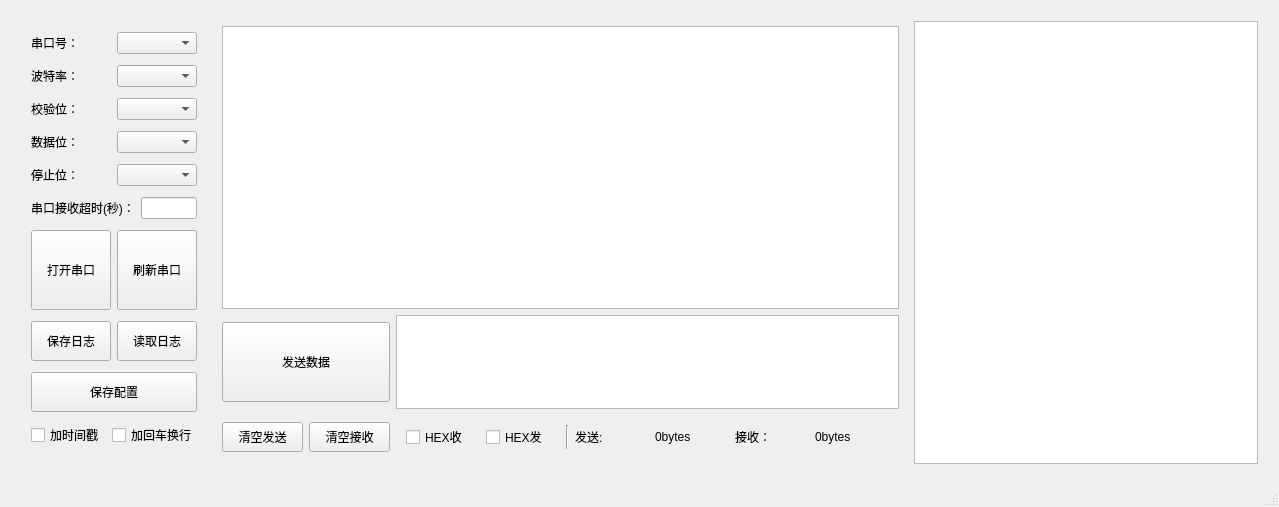
<?xml version="1.0" encoding="UTF-8"?>
<ui version="4.0">
 <class>MainWindow</class>
 <widget class="QMainWindow" name="MainWindow">
  <property name="geometry">
   <rect>
    <x>0</x>
    <y>0</y>
    <width>1279</width>
    <height>507</height>
   </rect>
  </property>
  <property name="windowTitle">
   <string>串口调试助手</string>
  </property>
  <widget class="QWidget" name="centralWidget">
   <layout class="QGridLayout" name="gridLayout">
    <item row="0" column="0">
     <layout class="QHBoxLayout" name="horizontalLayout_12" stretch="1,6,3">
      <property name="spacing">
       <number>10</number>
      </property>
      <property name="leftMargin">
       <number>10</number>
      </property>
      <property name="topMargin">
       <number>10</number>
      </property>
      <property name="rightMargin">
       <number>10</number>
      </property>
      <property name="bottomMargin">
       <number>10</number>
      </property>
      <item>
       <layout class="QVBoxLayout" name="verticalLayout" stretch="1,1,1,1,1,1,3,2,2,1">
        <property name="spacing">
         <number>10</number>
        </property>
        <property name="sizeConstraint">
         <enum>QLayout::SetDefaultConstraint</enum>
        </property>
        <property name="leftMargin">
         <number>10</number>
        </property>
        <property name="topMargin">
         <number>10</number>
        </property>
        <property name="rightMargin">
         <number>10</number>
        </property>
        <property name="bottomMargin">
         <number>10</number>
        </property>
        <item>
         <layout class="QHBoxLayout" name="horizontalLayout">
          <item>
           <widget class="QLabel" name="label">
            <property name="text">
             <string>串口号：</string>
            </property>
           </widget>
          </item>
          <item>
           <widget class="QComboBox" name="portBox"/>
          </item>
         </layout>
        </item>
        <item>
         <layout class="QHBoxLayout" name="horizontalLayout_2">
          <item>
           <widget class="QLabel" name="label_2">
            <property name="text">
             <string>波特率：</string>
            </property>
           </widget>
          </item>
          <item>
           <widget class="QComboBox" name="rateBox"/>
          </item>
         </layout>
        </item>
        <item>
         <layout class="QHBoxLayout" name="horizontalLayout_4">
          <item>
           <widget class="QLabel" name="label_4">
            <property name="text">
             <string>校验位：</string>
            </property>
           </widget>
          </item>
          <item>
           <widget class="QComboBox" name="checkBox"/>
          </item>
         </layout>
        </item>
        <item>
         <layout class="QHBoxLayout" name="horizontalLayout_3">
          <item>
           <widget class="QLabel" name="label_3">
            <property name="text">
             <string>数据位：</string>
            </property>
           </widget>
          </item>
          <item>
           <widget class="QComboBox" name="dataBox"/>
          </item>
         </layout>
        </item>
        <item>
         <layout class="QHBoxLayout" name="horizontalLayout_5">
          <item>
           <widget class="QLabel" name="label_5">
            <property name="text">
             <string>停止位：</string>
            </property>
           </widget>
          </item>
          <item>
           <widget class="QComboBox" name="stopBox"/>
          </item>
         </layout>
        </item>
        <item>
         <layout class="QHBoxLayout" name="horizontalLayout_6">
          <item>
           <widget class="QLabel" name="label_7">
            <property name="text">
             <string>串口接收超时(秒)：</string>
            </property>
           </widget>
          </item>
          <item>
           <widget class="QLineEdit" name="overTimeRecEdit">
            <property name="sizePolicy">
             <sizepolicy hsizetype="Expanding" vsizetype="Fixed">
              <horstretch>0</horstretch>
              <verstretch>0</verstretch>
             </sizepolicy>
            </property>
           </widget>
          </item>
         </layout>
        </item>
        <item>
         <layout class="QHBoxLayout" name="horizontalLayout_10">
          <item>
           <widget class="QPushButton" name="openSerialButton">
            <property name="sizePolicy">
             <sizepolicy hsizetype="Minimum" vsizetype="Fixed">
              <horstretch>0</horstretch>
              <verstretch>0</verstretch>
             </sizepolicy>
            </property>
            <property name="minimumSize">
             <size>
              <width>0</width>
              <height>80</height>
             </size>
            </property>
            <property name="text">
             <string>打开串口</string>
            </property>
           </widget>
          </item>
          <item>
           <widget class="QPushButton" name="refreshPortButton">
            <property name="sizePolicy">
             <sizepolicy hsizetype="Minimum" vsizetype="Fixed">
              <horstretch>0</horstretch>
              <verstretch>0</verstretch>
             </sizepolicy>
            </property>
            <property name="minimumSize">
             <size>
              <width>0</width>
              <height>80</height>
             </size>
            </property>
            <property name="text">
             <string>刷新串口</string>
            </property>
           </widget>
          </item>
         </layout>
        </item>
        <item>
         <layout class="QHBoxLayout" name="horizontalLayout_8">
          <item>
           <widget class="QPushButton" name="saveDataButton">
            <property name="sizePolicy">
             <sizepolicy hsizetype="Minimum" vsizetype="Fixed">
              <horstretch>0</horstretch>
              <verstretch>0</verstretch>
             </sizepolicy>
            </property>
            <property name="minimumSize">
             <size>
              <width>0</width>
              <height>40</height>
             </size>
            </property>
            <property name="text">
             <string>保存日志</string>
            </property>
           </widget>
          </item>
          <item>
           <widget class="QPushButton" name="readLogButton">
            <property name="sizePolicy">
             <sizepolicy hsizetype="Minimum" vsizetype="Fixed">
              <horstretch>0</horstretch>
              <verstretch>0</verstretch>
             </sizepolicy>
            </property>
            <property name="minimumSize">
             <size>
              <width>0</width>
              <height>40</height>
             </size>
            </property>
            <property name="text">
             <string>读取日志</string>
            </property>
           </widget>
          </item>
         </layout>
        </item>
        <item>
         <widget class="QPushButton" name="paramSaveButton">
          <property name="sizePolicy">
           <sizepolicy hsizetype="Minimum" vsizetype="Fixed">
            <horstretch>0</horstretch>
            <verstretch>0</verstretch>
           </sizepolicy>
          </property>
          <property name="minimumSize">
           <size>
            <width>0</width>
            <height>40</height>
           </size>
          </property>
          <property name="text">
           <string>保存配置</string>
          </property>
         </widget>
        </item>
        <item>
         <layout class="QHBoxLayout" name="horizontalLayout_9">
          <item>
           <widget class="QCheckBox" name="timeZoneCheckBox">
            <property name="text">
             <string>加时间戳</string>
            </property>
           </widget>
          </item>
          <item>
           <widget class="QCheckBox" name="changeLineCheckBox">
            <property name="text">
             <string>加回车换行</string>
            </property>
           </widget>
          </item>
         </layout>
        </item>
       </layout>
      </item>
      <item>
       <layout class="QGridLayout" name="gridLayout_3" rowstretch="9,3,1" columnstretch="1,3">
        <property name="leftMargin">
         <number>5</number>
        </property>
        <property name="topMargin">
         <number>5</number>
        </property>
        <property name="rightMargin">
         <number>5</number>
        </property>
        <property name="bottomMargin">
         <number>5</number>
        </property>
        <item row="2" column="0">
         <layout class="QHBoxLayout" name="horizontalLayout_11">
          <item>
           <widget class="QPushButton" name="clearSendButton">
            <property name="minimumSize">
             <size>
              <width>0</width>
              <height>30</height>
             </size>
            </property>
            <property name="text">
             <string>清空发送</string>
            </property>
           </widget>
          </item>
          <item>
           <widget class="QPushButton" name="clearRecButton">
            <property name="minimumSize">
             <size>
              <width>0</width>
              <height>30</height>
             </size>
            </property>
            <property name="text">
             <string>清空接收</string>
            </property>
           </widget>
          </item>
         </layout>
        </item>
        <item row="1" column="0">
         <widget class="QPushButton" name="sendDataButton">
          <property name="minimumSize">
           <size>
            <width>80</width>
            <height>80</height>
           </size>
          </property>
          <property name="text">
           <string>发送数据</string>
          </property>
          <property name="default">
           <bool>false</bool>
          </property>
          <property name="flat">
           <bool>false</bool>
          </property>
         </widget>
        </item>
        <item row="1" column="1">
         <widget class="QPlainTextEdit" name="uartWritePlain">
          <property name="maximumSize">
           <size>
            <width>16777215</width>
            <height>100</height>
           </size>
          </property>
         </widget>
        </item>
        <item row="2" column="1">
         <layout class="QHBoxLayout" name="horizontalLayout_7">
          <property name="leftMargin">
           <number>10</number>
          </property>
          <property name="topMargin">
           <number>10</number>
          </property>
          <property name="rightMargin">
           <number>10</number>
          </property>
          <property name="bottomMargin">
           <number>10</number>
          </property>
          <item>
           <widget class="QCheckBox" name="checkBoxHexR">
            <property name="text">
             <string>HEX收</string>
            </property>
           </widget>
          </item>
          <item>
           <widget class="QCheckBox" name="checkBoxHexS">
            <property name="text">
             <string>HEX发</string>
            </property>
           </widget>
          </item>
          <item>
           <widget class="Line" name="line">
            <property name="orientation">
             <enum>Qt::Vertical</enum>
            </property>
           </widget>
          </item>
          <item>
           <widget class="QLabel" name="label_8">
            <property name="text">
             <string>发送:</string>
            </property>
           </widget>
          </item>
          <item>
           <widget class="QLabel" name="TXLenLabel">
            <property name="text">
             <string>0bytes</string>
            </property>
           </widget>
          </item>
          <item>
           <widget class="QLabel" name="label_10">
            <property name="text">
             <string>接收：</string>
            </property>
           </widget>
          </item>
          <item>
           <widget class="QLabel" name="RXLenLabel">
            <property name="text">
             <string>0bytes</string>
            </property>
           </widget>
          </item>
         </layout>
        </item>
        <item row="0" column="0" colspan="2">
         <widget class="QPlainTextEdit" name="uartReadPlain">
          <property name="sizePolicy">
           <sizepolicy hsizetype="Expanding" vsizetype="Expanding">
            <horstretch>0</horstretch>
            <verstretch>0</verstretch>
           </sizepolicy>
          </property>
          <property name="sizeAdjustPolicy">
           <enum>QAbstractScrollArea::AdjustIgnored</enum>
          </property>
          <property name="backgroundVisible">
           <bool>false</bool>
          </property>
         </widget>
        </item>
       </layout>
      </item>
      <item>
       <widget class="QTableWidget" name="tableWidget">
        <property name="minimumSize">
         <size>
          <width>0</width>
          <height>0</height>
         </size>
        </property>
       </widget>
      </item>
     </layout>
    </item>
   </layout>
  </widget>
  <widget class="QStatusBar" name="statusBar"/>
  <widget class="QMenuBar" name="menuBar">
   <property name="geometry">
    <rect>
     <x>0</x>
     <y>0</y>
     <width>1279</width>
     <height>23</height>
    </rect>
   </property>
  </widget>
 </widget>
 <layoutdefault spacing="6" margin="11"/>
 <resources/>
 <connections/>
</ui>
